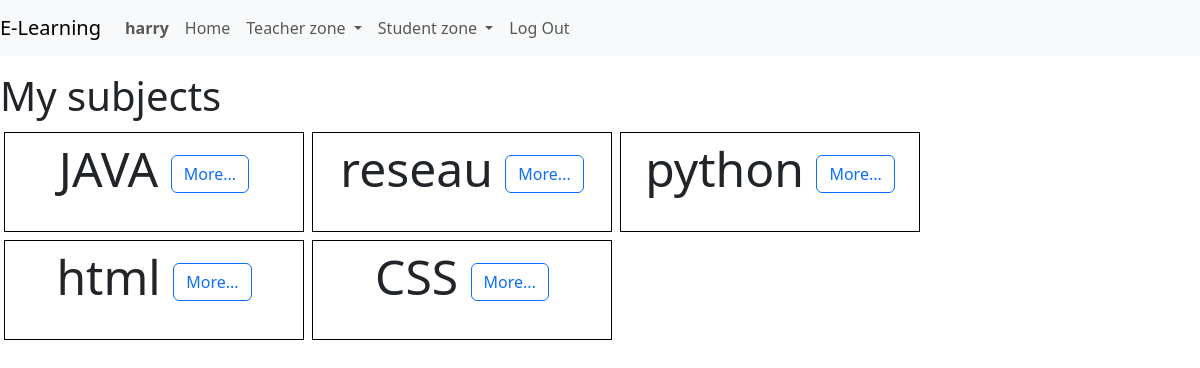
The app's page /my_subject/ (signed in) with its own data.
### e_learning/models.py (models this page shows)
class User(AbstractUser):
    pass

class Subject(models.Model):
    subject_name = models.CharField(max_length=100 ,unique=True)
    subject_description =models.TextField(blank=True)
    created_at = models.DateTimeField(auto_now_add=True)
    teacher = models.ForeignKey(Teacher, on_delete=models.CASCADE, related_name="subject_teacher")
    course= models.ManyToManyField(Course ,related_name="course_subject")
    enrolled_by = models.ManyToManyField(Student, through='enroll' , through_fields=('subject', 'student'),related_name='enrolled_sub')

### e_learning/views.py (the view)
# urls.py: path("my_subject/",views.my_subject,name="my_subject"),
@login_required
def my_subject(request):
    user=request.user
    user1=User.objects.get(username=user)
    try :
        teacher=Teacher.objects.get(teacher_user=user1)
        subjects= Subject.objects.filter(teacher=teacher)
        return render (request,"e_learning/my_subject.html",{
            "subjects":subjects,
        })
    except Teacher.DoesNotExist:
       return HttpResponseRedirect('not_authorized')

### e_learning/templates/e_learning/my_subject.html (shortened to what this page needs)
{% extends "e_learning/layout.html" %}
{% load static %}
{% block body %}
<h1> My subjects</h1>
<div style="display: flex; flex-wrap: wrap;
align-content: flex-start;
">
    {% for subject in subjects %}
    <div id="subject{{subject.id}}" style="border: 1px solid black ; height: 100px;width: 300px; margin: 4px; text-align: center; font-size: 3em;" >
       {{subject.subject_name}}
       <a href="{%url 'subject' subject.subject_name %}" class="btn btn-outline-primary">More... </a>
    </div>
    {% endfor %}
</div>
{% endblock %}

### e_learning/templates/e_learning/layout.html (shortened to what this page needs)
{% load static %}
<!DOCTYPE html>
<html lang="en">
    <head>
        <link href="https://cdn.jsdelivr.net/npm/bootstrap@5.3.3/dist/css/bootstrap.min.css" rel="stylesheet">
        <link rel="stylesheet" href="{% static 'e_learning/styles.css' %}" >
    </head>
    <body>
        <nav class="navbar navbar-expand-lg navbar-light bg-light">
            <a class="navbar-brand" href="#">E-Learning</a>
            <div>
              <ul class="navbar-nav mr-auto">
                {% if user.is_authenticated %}
                    <li class="nav-item">
                        <a class="nav-link" href=""><strong>{{ user.username }}</strong></a>
                    </li>
                {% endif %}
                <li class="nav-item">
                  <a class="nav-link" href="{% url 'index' %}">Home</a>
                </li>
                {% if user.is_authenticated %}
                   <li class="nav-item dropdown">
                    <a class="nav-link dropdown-toggle"  role="button" data-bs-toggle="dropdown" aria-expanded="false">
                      Teacher zone
                    </a>
                  </li>
                  <li class="nav-item dropdown">
                    <a class="nav-link dropdown-toggle"  role="button" data-bs-toggle="dropdown" aria-expanded="false">
                      Student zone
                    </a>
                  </li>
                        <li class="nav-item"><a class="nav-link" href="{% url 'logout' %}">Log Out</a>
                    </li>
                {% endif %}
              </ul>
            </div>
          </nav>
        <div class="body">
            {% block body %}
            {% endblock %}
        </div>
    </body>
    </html>

### records on screen
User: username "harry"
Subject: subject_name "JAVA"
Subject: subject_name "reseau"
Subject: subject_name "python"
Subject: subject_name "html"
Subject: subject_name "CSS"
